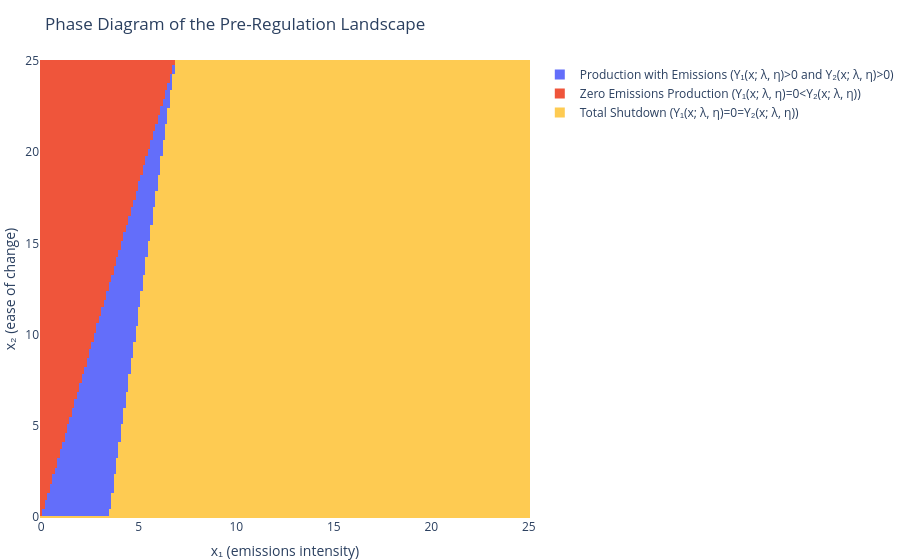

Notebook source saved alongside this figure:
### Markdown cell above
We can also draw a phase diagram of the pre-regulation landscape, which splits firms into three categories based on their emissions intensity and ease of change parameters.

### Code cell
plot_Y_regions(optimal_params_attain[0], optimal_params_attain[1], -np.exp(optimal_params_attain[2]),
                 x_max=25.0, resolution=200)

### Figure 1 — Plotly figure (JSON) as saved in the notebook; plotly's stock layout.template omitted (floating-point values rounded to 4 significant figures; data arrays with more than 128 entries replaced by an {"elided": "..."} marker saying what was removed)
{"data": [{"colorscale": [[0, "#636EFA"], [0.5, "#EF553B"], [1, "#FECB52"]], "hovertemplate": "x₁: %{x:.2f}<br>x₂: %{y:.2f}<br>Case: %{z}<extra></extra>", "showscale": false, "type": "heatmap", "x": {"elided": "200 float values"}, "y": {"elided": "200 float values"}, "z": {"elided": "200x200 int values"}, "zmax": 3, "zmin": 1}, {"marker": {"color": "#636EFA", "size": 10, "symbol": "square"}, "mode": "markers", "name": "Production with Emissions (Y₁(x; λ, η)>0 and Y₂(x; λ, η)>0)", "showlegend": true, "type": "scatter", "x": [null], "y": [null]}, {"marker": {"color": "#EF553B", "size": 10, "symbol": "square"}, "mode": "markers", "name": "Zero Emissions Production (Y₁(x; λ, η)=0<Y₂(x; λ, η))", "showlegend": true, "type": "scatter", "x": [null], "y": [null]}, {"marker": {"color": "#FECB52", "size": 10, "symbol": "square"}, "mode": "markers", "name": "Total Shutdown (Y₁(x; λ, η)=0=Y₂(x; λ, η))", "showlegend": true, "type": "scatter", "x": [null], "y": [null]}], "layout": {"margin": {"b": 0, "l": 0, "r": 0, "t": 60}, "title": {"text": "Phase Diagram of the Pre-Regulation Landscape"}, "xaxis": {"title": {"text": "x₁ (emissions intensity)"}}, "yaxis": {"title": {"text": "x₂ (ease of change)"}}}}
